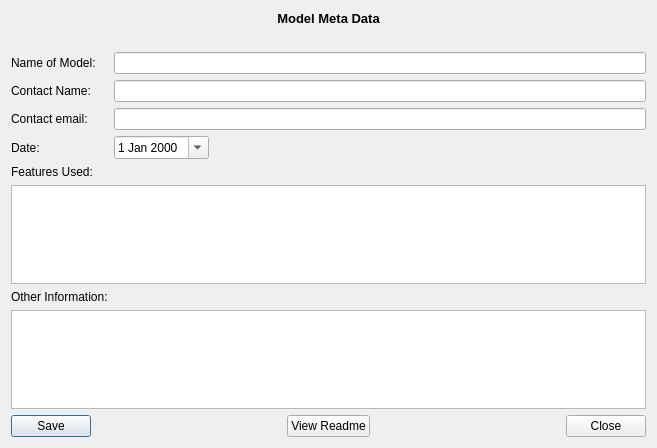
<?xml version="1.0" encoding="UTF-8"?>
<ui version="4.0">
 <class>Dialog_readme</class>
 <widget class="QDialog" name="Dialog_readme">
  <property name="geometry">
   <rect>
    <x>0</x>
    <y>0</y>
    <width>657</width>
    <height>448</height>
   </rect>
  </property>
  <property name="windowTitle">
   <string>Dialog</string>
  </property>
  <layout class="QVBoxLayout" name="verticalLayout">
   <item>
    <widget class="QLabel" name="label_title">
     <property name="frameShadow">
      <enum>QFrame::Raised</enum>
     </property>
     <property name="text">
      <string>&lt;html&gt;&lt;head/&gt;&lt;body&gt;&lt;p&gt;&lt;span style=&quot; font-size:10pt; font-weight:600;&quot;&gt;Model Meta Data&lt;/span&gt;&lt;/p&gt;&lt;/body&gt;&lt;/html&gt;</string>
     </property>
     <property name="textFormat">
      <enum>Qt::RichText</enum>
     </property>
     <property name="alignment">
      <set>Qt::AlignCenter</set>
     </property>
    </widget>
   </item>
   <item>
    <layout class="QGridLayout" name="gridLayout_main">
     <item row="4" column="0">
      <widget class="QLabel" name="label_org">
       <property name="text">
        <string>Contact email:</string>
       </property>
      </widget>
     </item>
     <item row="3" column="1" colspan="3">
      <widget class="QLineEdit" name="lineEdit_name"/>
     </item>
     <item row="4" column="1" colspan="3">
      <widget class="QLineEdit" name="lineEdit_email"/>
     </item>
     <item row="7" column="0" colspan="4">
      <widget class="QPlainTextEdit" name="plainTextEdit_features">
       <property name="readOnly">
        <bool>true</bool>
       </property>
      </widget>
     </item>
     <item row="1" column="0" colspan="4">
      <widget class="QLabel" name="label_readme">
       <property name="text">
        <string/>
       </property>
      </widget>
     </item>
     <item row="2" column="1" colspan="3">
      <widget class="QLineEdit" name="lineEdit_model"/>
     </item>
     <item row="5" column="3">
      <spacer name="horizontalSpacer_date">
       <property name="orientation">
        <enum>Qt::Horizontal</enum>
       </property>
       <property name="sizeHint" stdset="0">
        <size>
         <width>40</width>
         <height>20</height>
        </size>
       </property>
      </spacer>
     </item>
     <item row="3" column="0">
      <widget class="QLabel" name="label_name">
       <property name="text">
        <string>Contact Name:</string>
       </property>
      </widget>
     </item>
     <item row="2" column="0">
      <widget class="QLabel" name="label_model">
       <property name="text">
        <string>Name of Model:</string>
       </property>
      </widget>
     </item>
     <item row="5" column="1" colspan="2">
      <widget class="QDateEdit" name="dateEdit">
       <property name="calendarPopup">
        <bool>true</bool>
       </property>
      </widget>
     </item>
     <item row="5" column="0">
      <widget class="QLabel" name="label_date">
       <property name="text">
        <string>Date:</string>
       </property>
      </widget>
     </item>
     <item row="9" column="0" colspan="4">
      <widget class="QPlainTextEdit" name="plainTextEdit_info"/>
     </item>
     <item row="6" column="0">
      <widget class="QLabel" name="label_features">
       <property name="text">
        <string>Features Used:</string>
       </property>
      </widget>
     </item>
     <item row="8" column="0">
      <widget class="QLabel" name="label">
       <property name="text">
        <string>Other Information:</string>
       </property>
      </widget>
     </item>
    </layout>
   </item>
   <item>
    <spacer name="verticalSpacer_main">
     <property name="orientation">
      <enum>Qt::Vertical</enum>
     </property>
     <property name="sizeHint" stdset="0">
      <size>
       <width>20</width>
       <height>40</height>
      </size>
     </property>
    </spacer>
   </item>
   <item>
    <layout class="QHBoxLayout" name="horizontalLayout_buttons">
     <item>
      <widget class="QPushButton" name="pushButton_save">
       <property name="text">
        <string>Save</string>
       </property>
      </widget>
     </item>
     <item>
      <spacer name="horizontalSpacer_buttons1">
       <property name="orientation">
        <enum>Qt::Horizontal</enum>
       </property>
       <property name="sizeHint" stdset="0">
        <size>
         <width>40</width>
         <height>20</height>
        </size>
       </property>
      </spacer>
     </item>
     <item>
      <widget class="QPushButton" name="pushButton_show">
       <property name="text">
        <string>View Readme</string>
       </property>
      </widget>
     </item>
     <item>
      <spacer name="horizontalSpacer_buttons2">
       <property name="orientation">
        <enum>Qt::Horizontal</enum>
       </property>
       <property name="sizeHint" stdset="0">
        <size>
         <width>40</width>
         <height>20</height>
        </size>
       </property>
      </spacer>
     </item>
     <item>
      <widget class="QPushButton" name="pushButton_close">
       <property name="text">
        <string>Close</string>
       </property>
      </widget>
     </item>
    </layout>
   </item>
  </layout>
 </widget>
 <tabstops>
  <tabstop>lineEdit_model</tabstop>
  <tabstop>lineEdit_name</tabstop>
  <tabstop>lineEdit_email</tabstop>
  <tabstop>dateEdit</tabstop>
  <tabstop>plainTextEdit_info</tabstop>
 </tabstops>
 <resources/>
 <connections/>
</ui>
